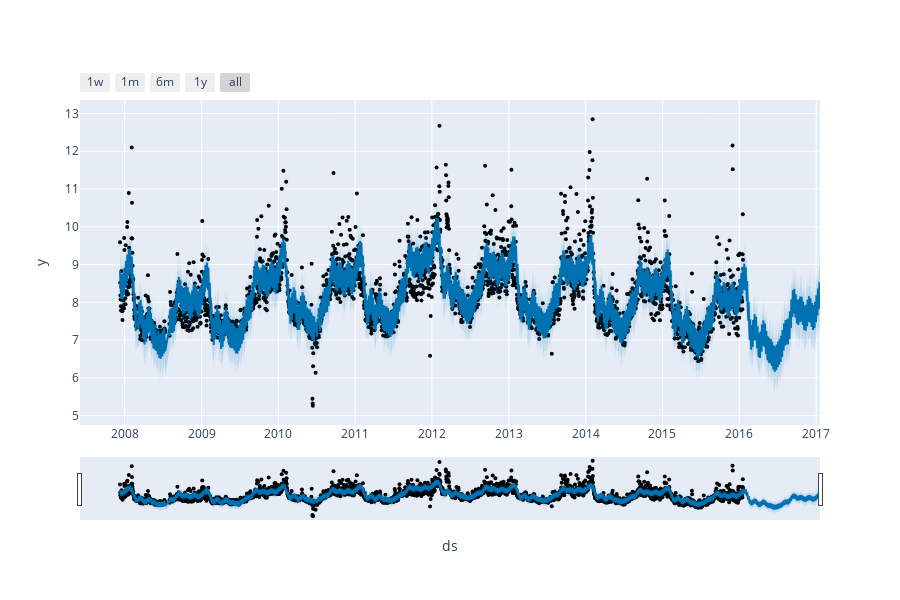

Notebook cell for this chart:
### Code cell
from prophet.plot import plot_plotly, plot_components_plotly
from plotly import graph_objects as go

plot_plotly(m, forecast)

### Figure 1 — Plotly figure (JSON) as saved in the notebook; plotly's stock layout.template omitted (floating-point values rounded to 4 significant figures; data arrays with more than 128 entries replaced by an {"elided": "..."} marker saying what was removed)
{"data": [{"marker": {"color": "black", "size": 4}, "mode": "markers", "name": "Actual", "type": "scatter", "x": {"elided": "2905 str values"}, "y": {"elided": "2905 float values"}}, {"hoverinfo": "skip", "line": {"width": 0}, "mode": "lines", "type": "scatter", "x": {"elided": "3270 str values"}, "y": {"elided": "3270 float values"}}, {"fill": "tonexty", "fillcolor": "rgba(0, 114, 178, 0.2)", "line": {"color": "#0072B2", "width": 2}, "mode": "lines", "name": "Predicted", "type": "scatter", "x": {"elided": "3270 str values"}, "y": {"elided": "3270 float values"}}, {"fill": "tonexty", "fillcolor": "rgba(0, 114, 178, 0.2)", "hoverinfo": "skip", "line": {"width": 0}, "mode": "lines", "type": "scatter", "x": {"elided": "3270 str values"}, "y": {"elided": "3270 float values"}}], "layout": {"height": 600, "showlegend": false, "width": 900, "xaxis": {"rangeselector": {"buttons": [{"count": 7, "label": "1w", "step": "day", "stepmode": "backward"}, {"count": 1, "label": "1m", "step": "month", "stepmode": "backward"}, {"count": 6, "label": "6m", "step": "month", "stepmode": "backward"}, {"count": 1, "label": "1y", "step": "year", "stepmode": "backward"}, {"step": "all"}]}, "rangeslider": {"visible": true}, "title": {"text": "ds"}, "type": "date"}, "yaxis": {"title": {"text": "y"}}}}
